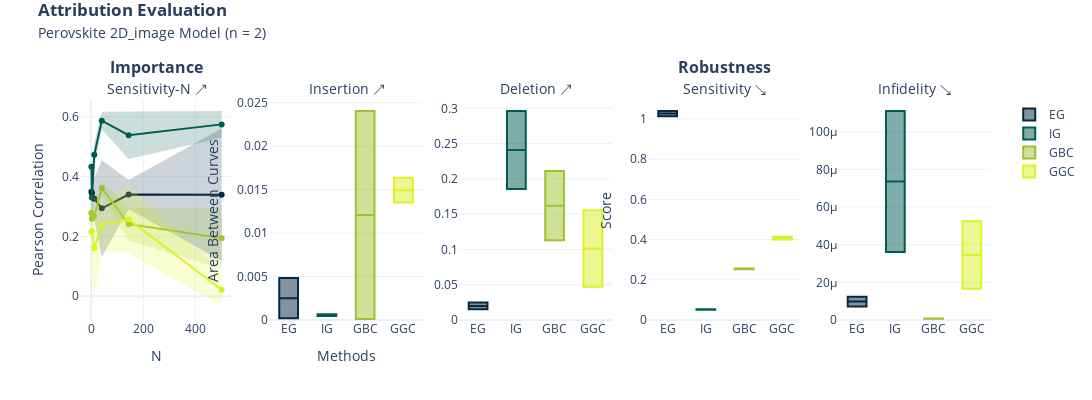

The notebook cell this image was saved under:
### Code cell
## Plot ##
import plotly.graph_objects as go
from plotly.subplots import make_subplots


def format_title(title, subtitle=None, subtitle_font_size=14):
    title = f"<b>{title}</b>"
    if not subtitle:
        return title
    subtitle = f'<span style="font-size: {subtitle_font_size}px;">{subtitle}</span>'
    return f"{title}<br>{subtitle}"


fig = make_subplots(
    rows=1,
    cols=5,
    subplot_titles=(
        format_title("Importance", "Sensitivity-N " + "\u2197",),
        format_title("", "Insertion " + "\u2197",),
        format_title("", "Deletion " + "\u2197",),
        format_title("Robustness", "Sensitivity " + "\u2198",),
        format_title("", "Infidelity " + "\u2198",),
    ),
)


fig.add_trace(
    go.Scatter(
        y=sensN[0].mean(0),
        x=n_list,
        name="EG",
        marker_color="#042940",
        showlegend=False,
        mode="lines+markers",
    ),
    row=1,
    col=1,
)

fig.add_traces(
    [
        go.Scatter(
            x=n_list,
            y=sensN[0].mean(0)
            + 1.960 * (np.std(sensN[0], axis=0) / sensN[0].shape[0]),
            mode="lines",
            line_color="rgba(0,0,0,0)",
            showlegend=False,
        ),
        go.Scatter(
            x=n_list,
            y=sensN[0].mean(0)
            - 1.960 * (np.std(sensN[0], axis=0) / sensN[0].shape[0]),
            mode="lines",
            line_color="rgba(0,0,0,0)",
            name="95% confidence interval",
            showlegend=False,
            fill="tonexty",
            fillcolor="rgba(4,41,64,0.2)",
        ),
    ]
)

fig.add_trace(
    go.Scatter(
        y=sensN[1].mean(0),
        x=n_list,
        name="IG",
        marker_color="#005C53",
        showlegend=False,
        mode="lines+markers",
    ),
    row=1,
    col=1,
)

fig.add_traces(
    [
        go.Scatter(
            x=n_list,
            y=sensN[1].mean(0)
            + 1.960 * (np.std(sensN[1], axis=0) / sensN[1].shape[0]),
            mode="lines",
            line_color="rgba(0,0,0,0)",
            showlegend=False,
        ),
        go.Scatter(
            x=n_list,
            y=sensN[1].mean(0)
            - 1.960 * (np.std(sensN[1], axis=0) / sensN[1].shape[0]),
            mode="lines",
            line_color="rgba(0,0,0,0)",
            name="95% confidence interval",
            showlegend=False,
            fill="tonexty",
            fillcolor="rgba(0,92,83,0.2)",
        ),
    ]
)

fig.add_trace(
    go.Scatter(
        y=sensN[2].mean(0),
        x=n_list,
        name="GBC",
        marker_color="#9FC131",
        showlegend=False,
        mode="lines+markers",
    ),
    row=1,
    col=1,
)

fig.add_traces(
    [
        go.Scatter(
            x=n_list,
            y=sensN[2].mean(0)
            + 1.960 * (np.std(sensN[2], axis=0) / sensN[2].shape[0]),
            mode="lines",
            line_color="rgba(0,0,0,0)",
            showlegend=False,
        ),
        go.Scatter(
            x=n_list,
            y=sensN[2].mean(0)
            - 1.960 * (np.std(sensN[2], axis=0) / sensN[2].shape[0]),
            mode="lines",
            line_color="rgba(0,0,0,0)",
            name="95% confidence interval",
            showlegend=False,
            fill="tonexty",
            fillcolor="rgba(159,193,49,0.2)",
        ),
    ]
)

fig.add_trace(
    go.Scatter(
        y=sensN[3].mean(0),
        x=n_list,
        name="GGC",
        marker_color="#DBF227",
        showlegend=False,
        mode="lines+markers",
    ),
    row=1,
    col=1,
)

fig.add_traces(
    [
        go.Scatter(
            x=n_list,
            y=sensN[3].mean(0)
            + 1.960 * (np.std(sensN[3], axis=0) / sensN[3].shape[0]),
            mode="lines",
            line_color="rgba(0,0,0,0)",
            showlegend=False,
        ),
        go.Scatter(
            x=n_list,
            y=sensN[3].mean(0)
            - 1.960 * (np.std(sensN[3], axis=0) / sensN[3].shape[0]),
            mode="lines",
            line_color="rgba(0,0,0,0)",
            name="95% confidence interval",
            showlegend=False,
            fill="tonexty",
            fillcolor="rgba(219,242,39,0.2)",
        ),
    ]
)

fig.add_trace(
    go.Box(y=ins_abc[0], name="EG", marker_color="#042940", showlegend=False),
    row=1,
    col=2,
)
fig.add_trace(
    go.Box(y=ins_abc[1], name="IG", marker_color="#005C53", showlegend=False),
    row=1,
    col=2,
)
fig.add_trace(
    go.Box(y=ins_abc[2], name="GBC", marker_color="#9FC131", showlegend=False),
    row=1,
    col=2,
)
fig.add_trace(
    go.Box(y=ins_abc[3], name="GGC", marker_color="#DBF227", showlegend=False),
    row=1,
    col=2,
)

fig.add_trace(
    go.Box(y=del_abc[0], name="EG", marker_color="#042940", showlegend=False),
    row=1,
    col=3,
)
fig.add_trace(
    go.Box(y=del_abc[1], name="IG", marker_color="#005C53", showlegend=False),
    row=1,
    col=3,
)
fig.add_trace(
    go.Box(y=del_abc[2], name="GBC", marker_color="#9FC131", showlegend=False),
    row=1,
    col=3,
)
fig.add_trace(
    go.Box(y=del_abc[3], name="GGC", marker_color="#DBF227", showlegend=False),
    row=1,
    col=3,
)

fig.add_trace(
    go.Box(y=sens[0].squeeze(), name="EG", marker_color="#042940"), row=1, col=4,
)
fig.add_trace(
    go.Box(y=sens[1].squeeze(), name="IG", marker_color="#005C53"), row=1, col=4,
)
fig.add_trace(
    go.Box(y=sens[2].squeeze(), name="GBC", marker_color="#9FC131"), row=1, col=4,
)
fig.add_trace(
    go.Box(y=sens[3].squeeze(), name="GGC", marker_color="#DBF227"), row=1, col=4,
)


fig.add_trace(
    go.Box(
        y=infid[0].squeeze(), name="EG", marker_color="#042940", showlegend=False
    ),
    row=1,
    col=5,
)
fig.add_trace(
    go.Box(
        y=infid[1].squeeze(), name="IG", marker_color="#005C53", showlegend=False
    ),
    row=1,
    col=5,
)
fig.add_trace(
    go.Box(
        y=infid[2].squeeze(), name="GBC", marker_color="#9FC131", showlegend=False
    ),
    row=1,
    col=5,
)
fig.add_trace(
    go.Box(
        y=infid[3].squeeze(), name="GGC", marker_color="#DBF227", showlegend=False
    ),
    row=1,
    col=5,
)


fig.update_xaxes(title="N", row=1, col=1)
fig.update_xaxes(title="Methods", row=1, col=2)

fig.update_yaxes(title="Pearson Correlation", row=1, col=1)
fig.update_yaxes(title="Area Between Curves", rangemode="tozero", row=1, col=2)
fig.update_yaxes(rangemode="tozero", row=1, col=3)
fig.update_yaxes(title="Score", rangemode="tozero", row=1, col=4)
fig.update_yaxes(rangemode="tozero", row=1, col=5)

fig.update_layout(
    title=format_title(
        "Attribution Evaluation",
        "Perovskite "+ dim +" Model (n = " + str(sensN[3].shape[0]) + ")",
    ),
    legend_title=None,
    legend={"traceorder": "normal"},
    title_y=0.96,
    title_x=0.035,
    template="plotly_white",
    height=400,
    width=1600,
)

fig.write_image("xai/images/" + dim + "/" + dim +"_eval.png", scale=2)

fig.show()

### Figure 1 — Plotly figure (JSON) as saved in the notebook; plotly's stock layout.template omitted (floating-point values rounded to 4 significant figures)
{"data": [{"marker": {"color": "#042940"}, "mode": "lines+markers", "name": "EG", "showlegend": false, "type": "scatter", "x": [1, 3, 12, 41, 144, 501], "xaxis": "x", "y": [0.3494, 0.3442, 0.3259, 0.2939, 0.3401, 0.3395], "yaxis": "y"}, {"line": {"color": "rgba(0,0,0,0)"}, "mode": "lines", "showlegend": false, "type": "scatter", "x": [1, 3, 12, 41, 144, 501], "y": [0.4623, 0.4266, 0.3956, 0.4558, 0.3885, 0.5611]}, {"fill": "tonexty", "fillcolor": "rgba(4,41,64,0.2)", "line": {"color": "rgba(0,0,0,0)"}, "mode": "lines", "name": "95% confidence interval", "showlegend": false, "type": "scatter", "x": [1, 3, 12, 41, 144, 501], "y": [0.2364, 0.2617, 0.2563, 0.132, 0.2916, 0.1178]}, {"marker": {"color": "#005C53"}, "mode": "lines+markers", "name": "IG", "showlegend": false, "type": "scatter", "x": [1, 3, 12, 41, 144, 501], "xaxis": "x", "y": [0.4333, 0.3298, 0.4733, 0.5873, 0.5385, 0.5748], "yaxis": "y"}, {"line": {"color": "rgba(0,0,0,0)"}, "mode": "lines", "showlegend": false, "type": "scatter", "x": [1, 3, 12, 41, 144, 501], "y": [0.4612, 0.4069, 0.5136, 0.6169, 0.6178, 0.6196]}, {"fill": "tonexty", "fillcolor": "rgba(0,92,83,0.2)", "line": {"color": "rgba(0,0,0,0)"}, "mode": "lines", "name": "95% confidence interval", "showlegend": false, "type": "scatter", "x": [1, 3, 12, 41, 144, 501], "y": [0.4054, 0.2528, 0.433, 0.5576, 0.4592, 0.5301]}, {"marker": {"color": "#9FC131"}, "mode": "lines+markers", "name": "GBC", "showlegend": false, "type": "scatter", "x": [1, 3, 12, 41, 144, 501], "xaxis": "x", "y": [0.2787, 0.2588, 0.2659, 0.362, 0.2415, 0.1943], "yaxis": "y"}, {"line": {"color": "rgba(0,0,0,0)"}, "mode": "lines", "showlegend": false, "type": "scatter", "x": [1, 3, 12, 41, 144, 501], "y": [0.3464, 0.3001, 0.2668, 0.3838, 0.2956, 0.2966]}, {"fill": "tonexty", "fillcolor": "rgba(159,193,49,0.2)", "line": {"color": "rgba(0,0,0,0)"}, "mode": "lines", "name": "95% confidence interval", "showlegend": false, "type": "scatter", "x": [1, 3, 12, 41, 144, 501], "y": [0.211, 0.2176, 0.2649, 0.3402, 0.1874, 0.09194]}, {"marker": {"color": "#DBF227"}, "mode": "lines+markers", "name": "GGC", "showlegend": false, "type": "scatter", "x": [1, 3, 12, 41, 144, 501], "xaxis": "x", "y": [0.2157, 0.2172, 0.1601, 0.2393, 0.2571, 0.02168], "yaxis": "y"}, {"line": {"color": "rgba(0,0,0,0)"}, "mode": "lines", "showlegend": false, "type": "scatter", "x": [1, 3, 12, 41, 144, 501], "y": [0.4742, 0.286, 0.3326, 0.3239, 0.3692, 0.07626]}, {"fill": "tonexty", "fillcolor": "rgba(219,242,39,0.2)", "line": {"color": "rgba(0,0,0,0)"}, "mode": "lines", "name": "95% confidence interval", "showlegend": false, "type": "scatter", "x": [1, 3, 12, 41, 144, 501], "y": [-0.04281, 0.1484, -0.01237, 0.1547, 0.1449, -0.03289]}, {"marker": {"color": "#042940"}, "name": "EG", "showlegend": false, "type": "box", "xaxis": "x2", "y": [0.00482, 0.0001984], "yaxis": "y2"}, {"marker": {"color": "#005C53"}, "name": "IG", "showlegend": false, "type": "box", "xaxis": "x2", "y": [0.0004569, 0.0006567], "yaxis": "y2"}, {"marker": {"color": "#9FC131"}, "name": "GBC", "showlegend": false, "type": "box", "xaxis": "x2", "y": [0.02404, 0.0001181], "yaxis": "y2"}, {"marker": {"color": "#DBF227"}, "name": "GGC", "showlegend": false, "type": "box", "xaxis": "x2", "y": [0.01637, 0.0135], "yaxis": "y2"}, {"marker": {"color": "#042940"}, "name": "EG", "showlegend": false, "type": "box", "xaxis": "x3", "y": [0.01518, 0.0247], "yaxis": "y3"}, {"marker": {"color": "#005C53"}, "name": "IG", "showlegend": false, "type": "box", "xaxis": "x3", "y": [0.1857, 0.2962], "yaxis": "y3"}, {"marker": {"color": "#9FC131"}, "name": "GBC", "showlegend": false, "type": "box", "xaxis": "x3", "y": [0.211, 0.113], "yaxis": "y3"}, {"marker": {"color": "#DBF227"}, "name": "GGC", "showlegend": false, "type": "box", "xaxis": "x3", "y": [0.1555, 0.04717], "yaxis": "y3"}, {"marker": {"color": "#042940"}, "name": "EG", "type": "box", "xaxis": "x4", "y": [1.04, 1.015], "yaxis": "y4"}, {"marker": {"color": "#005C53"}, "name": "IG", "type": "box", "xaxis": "x4", "y": [0.05077, 0.05369], "yaxis": "y4"}, {"marker": {"color": "#9FC131"}, "name": "GBC", "type": "box", "xaxis": "x4", "y": [0.2524, 0.2559], "yaxis": "y4"}, {"marker": {"color": "#DBF227"}, "name": "GGC", "type": "box", "xaxis": "x4", "y": [0.4003, 0.4141], "yaxis": "y4"}, {"marker": {"color": "#042940"}, "name": "EG", "showlegend": false, "type": "box", "xaxis": "x5", "y": [1.236e-05, 7.209e-06], "yaxis": "y5"}, {"marker": {"color": "#005C53"}, "name": "IG", "showlegend": false, "type": "box", "xaxis": "x5", "y": [3.607e-05, 0.000111], "yaxis": "y5"}, {"marker": {"color": "#9FC131"}, "name": "GBC", "showlegend": false, "type": "box", "xaxis": "x5", "y": [6.108e-07, 7.392e-07], "yaxis": "y5"}, {"marker": {"color": "#DBF227"}, "name": "GGC", "showlegend": false, "type": "box", "xaxis": "x5", "y": [5.238e-05, 1.661e-05], "yaxis": "y5"}], "layout": {"annotations": [{"font": {"size": 16}, "showarrow": false, "text": "<b>Importance</b><br><span style=\"font-size: 14px;\">Sensitivity-N ↗</span>", "x": 0.084, "xanchor": "center", "xref": "paper", "y": 1, "yanchor": "bottom", "yref": "paper"}, {"font": {"size": 16}, "showarrow": false, "text": "<b></b><br><span style=\"font-size: 14px;\">Insertion ↗</span>", "x": 0.292, "xanchor": "center", "xref": "paper", "y": 1, "yanchor": "bottom", "yref": "paper"}, {"font": {"size": 16}, "showarrow": false, "text": "<b></b><br><span style=\"font-size: 14px;\">Deletion ↗</span>", "x": 0.5, "xanchor": "center", "xref": "paper", "y": 1, "yanchor": "bottom", "yref": "paper"}, {"font": {"size": 16}, "showarrow": false, "text": "<b>Robustness</b><br><span style=\"font-size: 14px;\">Sensitivity ↘</span>", "x": 0.708, "xanchor": "center", "xref": "paper", "y": 1, "yanchor": "bottom", "yref": "paper"}, {"font": {"size": 16}, "showarrow": false, "text": "<b></b><br><span style=\"font-size: 14px;\">Infidelity ↘</span>", "x": 0.916, "xanchor": "center", "xref": "paper", "y": 1, "yanchor": "bottom", "yref": "paper"}], "height": 400, "legend": {"title": {}, "traceorder": "normal"}, "title": {"text": "<b>Attribution Evaluation</b><br><span style=\"font-size: 14px;\">Perovskite 2D_image Model (n = 2)</span>", "x": 0.035, "y": 0.96}, "width": 1600, "xaxis": {"anchor": "y", "domain": [0, 0.168], "title": {"text": "N"}}, "xaxis2": {"anchor": "y2", "domain": [0.208, 0.376], "title": {"text": "Methods"}}, "xaxis3": {"anchor": "y3", "domain": [0.416, 0.584]}, "xaxis4": {"anchor": "y4", "domain": [0.624, 0.792]}, "xaxis5": {"anchor": "y5", "domain": [0.832, 1]}, "yaxis": {"anchor": "x", "domain": [0, 1], "title": {"text": "Pearson Correlation"}}, "yaxis2": {"anchor": "x2", "domain": [0, 1], "rangemode": "tozero", "title": {"text": "Area Between Curves"}}, "yaxis3": {"anchor": "x3", "domain": [0, 1], "rangemode": "tozero"}, "yaxis4": {"anchor": "x4", "domain": [0, 1], "rangemode": "tozero", "title": {"text": "Score"}}, "yaxis5": {"anchor": "x5", "domain": [0, 1], "rangemode": "tozero"}}}
